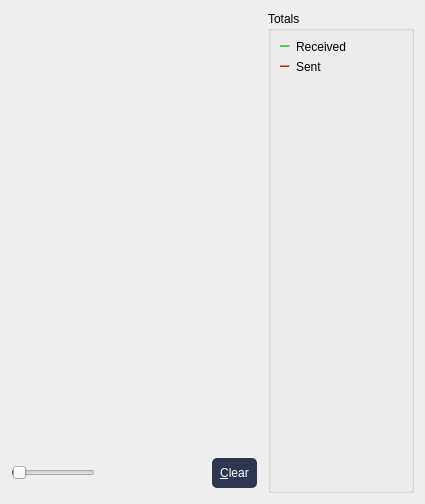
     <widget class="QWidget" name="tab_nettraffic">
      <attribute name="title">
       <string>&amp;Network Traffic</string>
      </attribute>
      <layout class="QHBoxLayout" name="horizontalLayout_3">
       <item>
        <layout class="QVBoxLayout" name="verticalLayout_4">
         <item>
          <widget class="TrafficGraphWidget" name="trafficGraph" native="true">
           <property name="sizePolicy">
            <sizepolicy hsizetype="Expanding" vsizetype="Expanding">
             <horstretch>0</horstretch>
             <verstretch>0</verstretch>
            </sizepolicy>
           </property>
          </widget>
         </item>
         <item>
          <layout class="QHBoxLayout" name="horizontalLayout_2">
           <item>
            <widget class="QSlider" name="sldGraphRange">
             <property name="minimum">
              <number>1</number>
             </property>
             <property name="maximum">
              <number>288</number>
             </property>
             <property name="pageStep">
              <number>12</number>
             </property>
             <property name="value">
              <number>6</number>
             </property>
             <property name="orientation">
              <enum>Qt::Horizontal</enum>
             </property>
            </widget>
           </item>
           <item>
            <widget class="QLabel" name="lblGraphRange">
             <property name="minimumSize">
              <size>
               <width>100</width>
               <height>0</height>
              </size>
             </property>
             <property name="alignment">
              <set>Qt::AlignCenter</set>
             </property>
            </widget>
           </item>
           <item>
            <widget class="QPushButton" name="btnClearTrafficGraph">
             <property name="styleSheet">
              <string notr="true">background:#2d374f;
padding:8px;
border-radius:5px;
color:#fff;
margin:5px</string>
             </property>
             <property name="text">
              <string>&amp;Clear</string>
             </property>
             <property name="autoDefault">
              <bool>false</bool>
             </property>
            </widget>
           </item>
          </layout>
         </item>
        </layout>
       </item>
       <item>
        <layout class="QVBoxLayout" name="verticalLayout">
         <item>
          <widget class="QGroupBox" name="groupBox">
           <property name="title">
            <string>Totals</string>
           </property>
           <layout class="QVBoxLayout" name="verticalLayout_5">
            <item>
             <layout class="QHBoxLayout" name="horizontalLayout_4">
              <item>
               <widget class="Line" name="line">
                <property name="sizePolicy">
                 <sizepolicy hsizetype="Fixed" vsizetype="Fixed">
                  <horstretch>0</horstretch>
                  <verstretch>0</verstretch>
                 </sizepolicy>
                </property>
                <property name="minimumSize">
                 <size>
                  <width>10</width>
                  <height>0</height>
                 </size>
                </property>
                <property name="palette">
                 <palette>
                  <active>
                   <colorrole role="WindowText">
                    <brush brushstyle="SolidPattern">
                     <color alpha="255">
                      <red>97</red>
                      <green>107</green>
                      <blue>123</blue>
                     </color>
                    </brush>
                   </colorrole>
                   <colorrole role="Button">
                    <brush brushstyle="SolidPattern">
                     <color alpha="255">
                      <red>27</red>
                      <green>34</green>
                      <blue>52</blue>
                     </color>
                    </brush>
                   </colorrole>
                   <colorrole role="Light">
                    <brush brushstyle="SolidPattern">
                     <color alpha="255">
                      <red>0</red>
                      <green>255</green>
                      <blue>0</blue>
                     </color>
                    </brush>
                   </colorrole>
                   <colorrole role="Text">
                    <brush brushstyle="SolidPattern">
                     <color alpha="255">
                      <red>97</red>
                      <green>107</green>
                      <blue>123</blue>
                     </color>
                    </brush>
                   </colorrole>
                   <colorrole role="ButtonText">
                    <brush brushstyle="SolidPattern">
                     <color alpha="255">
                      <red>97</red>
                      <green>107</green>
                      <blue>123</blue>
                     </color>
                    </brush>
                   </colorrole>
                   <colorrole role="Base">
                    <brush brushstyle="SolidPattern">
                     <color alpha="255">
                      <red>27</red>
                      <green>34</green>
                      <blue>52</blue>
                     </color>
                    </brush>
                   </colorrole>
                   <colorrole role="Window">
                    <brush brushstyle="SolidPattern">
                     <color alpha="255">
                      <red>27</red>
                      <green>34</green>
                      <blue>52</blue>
                     </color>
                    </brush>
                   </colorrole>
                   <colorrole role="WindowText">
                    <brush brushstyle="NoBrush">
                     <color alpha="128">
                      <red>97</red>
                      <green>107</green>
                      <blue>123</blue>
                     </color>
                    </brush>
                   </colorrole>
                  </active>
                  <inactive>
                   <colorrole role="WindowText">
                    <brush brushstyle="SolidPattern">
                     <color alpha="255">
                      <red>97</red>
                      <green>107</green>
                      <blue>123</blue>
                     </color>
                    </brush>
                   </colorrole>
                   <colorrole role="Button">
                    <brush brushstyle="SolidPattern">
                     <color alpha="255">
                      <red>27</red>
                      <green>34</green>
                      <blue>52</blue>
                     </color>
                    </brush>
                   </colorrole>
                   <colorrole role="Light">
                    <brush brushstyle="SolidPattern">
                     <color alpha="255">
                      <red>0</red>
                      <green>255</green>
                      <blue>0</blue>
                     </color>
                    </brush>
                   </colorrole>
                   <colorrole role="Text">
                    <brush brushstyle="SolidPattern">
                     <color alpha="255">
                      <red>97</red>
                      <green>107</green>
                      <blue>123</blue>
                     </color>
                    </brush>
                   </colorrole>
                   <colorrole role="ButtonText">
                    <brush brushstyle="SolidPattern">
                     <color alpha="255">
                      <red>97</red>
                      <green>107</green>
                      <blue>123</blue>
                     </color>
                    </brush>
                   </colorrole>
                   <colorrole role="Base">
                    <brush brushstyle="SolidPattern">
                     <color alpha="255">
                      <red>27</red>
                      <green>34</green>
                      <blue>52</blue>
                     </color>
                    </brush>
                   </colorrole>
                   <colorrole role="Window">
                    <brush brushstyle="SolidPattern">
                     <color alpha="255">
                      <red>27</red>
                      <green>34</green>
                      <blue>52</blue>
                     </color>
                    </brush>
                   </colorrole>
                   <colorrole role="WindowText">
                    <brush brushstyle="NoBrush">
                     <color alpha="128">
                      <red>97</red>
                      <green>107</green>
                      <blue>123</blue>
                     </color>
                    </brush>
                   </colorrole>
                  </inactive>
                  <disabled>
                   <colorrole role="WindowText">
                    <brush brushstyle="SolidPattern">
                     <color alpha="255">
                      <red>97</red>
                      <green>107</green>
                      <blue>123</blue>
                     </color>
                    </brush>
                   </colorrole>
                   <colorrole role="Button">
                    <brush brushstyle="SolidPattern">
                     <color alpha="255">
                      <red>27</red>
                      <green>34</green>
                      <blue>52</blue>
                     </color>
                    </brush>
                   </colorrole>
                   <colorrole role="Light">
                    <brush brushstyle="SolidPattern">
                     <color alpha="255">
                      <red>0</red>
                      <green>255</green>
                      <blue>0</blue>
                     </color>
                    </brush>
                   </colorrole>
                   <colorrole role="Text">
                    <brush brushstyle="SolidPattern">
                     <color alpha="255">
                      <red>97</red>
                      <green>107</green>
                      <blue>123</blue>
                     </color>
                    </brush>
                   </colorrole>
                   <colorrole role="ButtonText">
                    <brush brushstyle="SolidPattern">
                     <color alpha="255">
                      <red>97</red>
                      <green>107</green>
                      <blue>123</blue>
                     </color>
                    </brush>
                   </colorrole>
                   <colorrole role="Base">
                    <brush brushstyle="SolidPattern">
                     <color alpha="255">
                      <red>27</red>
                      <green>34</green>
                      <blue>52</blue>
                     </color>
                    </brush>
                   </colorrole>
                   <colorrole role="Window">
                    <brush brushstyle="SolidPattern">
                     <color alpha="255">
                      <red>27</red>
                      <green>34</green>
                      <blue>52</blue>
                     </color>
                    </brush>
                   </colorrole>
                   <colorrole role="WindowText">
                    <brush brushstyle="NoBrush">
                     <color alpha="128">
                      <red>97</red>
                      <green>107</green>
                      <blue>123</blue>
                     </color>
                    </brush>
                   </colorrole>
                  </disabled>
                 </palette>
                </property>
                <property name="orientation">
                 <enum>Qt::Horizontal</enum>
                </property>
               </widget>
              </item>
              <item>
               <widget class="QLabel" name="label_16">
                <property name="text">
                 <string>Received</string>
                </property>
               </widget>
              </item>
              <item>
               <widget class="QLabel" name="lblBytesIn">
                <property name="minimumSize">
                 <size>
                  <width>50</width>
                  <height>0</height>
                 </size>
                </property>
                <property name="alignment">
                 <set>Qt::AlignRight|Qt::AlignTrailing|Qt::AlignVCenter</set>
                </property>
               </widget>
              </item>
             </layout>
            </item>
            <item>
             <layout class="QHBoxLayout" name="horizontalLayout_5">
              <item>
               <widget class="Line" name="line_2">
                <property name="sizePolicy">
                 <sizepolicy hsizetype="Fixed" vsizetype="Fixed">
                  <horstretch>0</horstretch>
                  <verstretch>0</verstretch>
                 </sizepolicy>
                </property>
                <property name="minimumSize">
                 <size>
                  <width>10</width>
                  <height>0</height>
                 </size>
                </property>
                <property name="palette">
                 <palette>
                  <active>
                   <colorrole role="WindowText">
                    <brush brushstyle="SolidPattern">
                     <color alpha="255">
                      <red>97</red>
                      <green>107</green>
                      <blue>123</blue>
                     </color>
                    </brush>
                   </colorrole>
                   <colorrole role="Button">
                    <brush brushstyle="SolidPattern">
                     <color alpha="255">
                      <red>27</red>
                      <green>34</green>
                      <blue>52</blue>
                     </color>
                    </brush>
                   </colorrole>
                   <colorrole role="Light">
                    <brush brushstyle="SolidPattern">
                     <color alpha="255">
                      <red>255</red>
                      <green>0</green>
                      <blue>0</blue>
                     </color>
                    </brush>
                   </colorrole>
                   <colorrole role="Text">
                    <brush brushstyle="SolidPattern">
                     <color alpha="255">
                      <red>97</red>
                      <green>107</green>
                      <blue>123</blue>
                     </color>
                    </brush>
                   </colorrole>
                   <colorrole role="ButtonText">
                    <brush brushstyle="SolidPattern">
                     <color alpha="255">
                      <red>97</red>
                      <green>107</green>
                      <blue>123</blue>
                     </color>
                    </brush>
                   </colorrole>
                   <colorrole role="Base">
                    <brush brushstyle="SolidPattern">
                     <color alpha="255">
                      <red>27</red>
                      <green>34</green>
                      <blue>52</blue>
                     </color>
                    </brush>
                   </colorrole>
                   <colorrole role="Window">
                    <brush brushstyle="SolidPattern">
                     <color alpha="255">
                      <red>27</red>
                      <green>34</green>
                      <blue>52</blue>
                     </color>
                    </brush>
                   </colorrole>
                   <colorrole role="WindowText">
                    <brush brushstyle="NoBrush">
                     <color alpha="128">
                      <red>97</red>
                      <green>107</green>
                      <blue>123</blue>
                     </color>
                    </brush>
                   </colorrole>
                  </active>
                  <inactive>
                   <colorrole role="WindowText">
                    <brush brushstyle="SolidPattern">
                     <color alpha="255">
                      <red>97</red>
                      <green>107</green>
                      <blue>123</blue>
                     </color>
                    </brush>
                   </colorrole>
                   <colorrole role="Button">
                    <brush brushstyle="SolidPattern">
                     <color alpha="255">
                      <red>27</red>
                      <green>34</green>
                      <blue>52</blue>
                     </color>
                    </brush>
                   </colorrole>
                   <colorrole role="Light">
                    <brush brushstyle="SolidPattern">
                     <color alpha="255">
                      <red>255</red>
                      <green>0</green>
                      <blue>0</blue>
                     </color>
                    </brush>
                   </colorrole>
                   <colorrole role="Text">
                    <brush brushstyle="SolidPattern">
                     <color alpha="255">
                      <red>97</red>
                      <green>107</green>
                      <blue>123</blue>
                     </color>
                    </brush>
                   </colorrole>
                   <colorrole role="ButtonText">
                    <brush brushstyle="SolidPattern">
                     <color alpha="255">
                      <red>97</red>
                      <green>107</green>
                      <blue>123</blue>
                     </color>
                    </brush>
                   </colorrole>
                   <colorrole role="Base">
                    <brush brushstyle="SolidPattern">
                     <color alpha="255">
                      <red>27</red>
                      <green>34</green>
                      <blue>52</blue>
                     </color>
                    </brush>
                   </colorrole>
                   <colorrole role="Window">
                    <brush brushstyle="SolidPattern">
                     <color alpha="255">
                      <red>27</red>
                      <green>34</green>
                      <blue>52</blue>
                     </color>
                    </brush>
                   </colorrole>
                   <colorrole role="WindowText">
                    <brush brushstyle="NoBrush">
                     <color alpha="128">
                      <red>97</red>
                      <green>107</green>
                      <blue>123</blue>
                     </color>
                    </brush>
                   </colorrole>
                  </inactive>
                  <disabled>
                   <colorrole role="WindowText">
                    <brush brushstyle="SolidPattern">
                     <color alpha="255">
                      <red>97</red>
                      <green>107</green>
                      <blue>123</blue>
                     </color>
                    </brush>
                   </colorrole>
                   <colorrole role="Button">
                    <brush brushstyle="SolidPattern">
                     <color alpha="255">
                      <red>27</red>
                      <green>34</green>
                      <blue>52</blue>
                     </color>
                    </brush>
                   </colorrole>
                   <colorrole role="Light">
                    <brush brushstyle="SolidPattern">
                     <color alpha="255">
                      <red>255</red>
                      <green>0</green>
                      <blue>0</blue>
                     </color>
                    </brush>
                   </colorrole>
                   <colorrole role="Text">
                    <brush brushstyle="SolidPattern">
                     <color alpha="255">
                      <red>97</red>
                      <green>107</green>
                      <blue>123</blue>
                     </color>
                    </brush>
                   </colorrole>
                   <colorrole role="ButtonText">
                    <brush brushstyle="SolidPattern">
                     <color alpha="255">
                      <red>97</red>
                      <green>107</green>
                      <blue>123</blue>
                     </color>
                    </brush>
                   </colorrole>
                   <colorrole role="Base">
                    <brush brushstyle="SolidPattern">
                     <color alpha="255">
                      <red>27</red>
                      <green>34</green>
                      <blue>52</blue>
                     </color>
                    </brush>
                   </colorrole>
                   <colorrole role="Window">
                    <brush brushstyle="SolidPattern">
                     <color alpha="255">
                      <red>27</red>
                      <green>34</green>
                      <blue>52</blue>
                     </color>
                    </brush>
                   </colorrole>
                   <colorrole role="WindowText">
                    <brush brushstyle="NoBrush">
                     <color alpha="128">
                      <red>97</red>
                      <green>107</green>
                      <blue>123</blue>
                     </color>
                    </brush>
                   </colorrole>
                  </disabled>
                 </palette>
                </property>
                <property name="orientation">
                 <enum>Qt::Horizontal</enum>
                </property>
               </widget>
              </item>
              <item>
               <widget class="QLabel" name="label_17">
                <property name="text">
                 <string>Sent</string>
                </property>
               </widget>
              </item>
              <item>
               <widget class="QLabel" name="lblBytesOut">
                <property name="minimumSize">
                 <size>
                  <width>50</width>
                  <height>0</height>
                 </size>
                </property>
                <property name="alignment">
                 <set>Qt::AlignRight|Qt::AlignTrailing|Qt::AlignVCenter</set>
                </property>
               </widget>
              </item>
             </layout>
            </item>
            <item>
             <spacer name="verticalSpacer_4">
              <property name="orientation">
               <enum>Qt::Vertical</enum>
              </property>
              <property name="sizeHint" stdset="0">
               <size>
                <width>20</width>
                <height>407</height>
               </size>
              </property>
             </spacer>
            </item>
           </layout>
          </widget>
         </item>
        </layout>
       </item>
      </layout>
     </widget>
